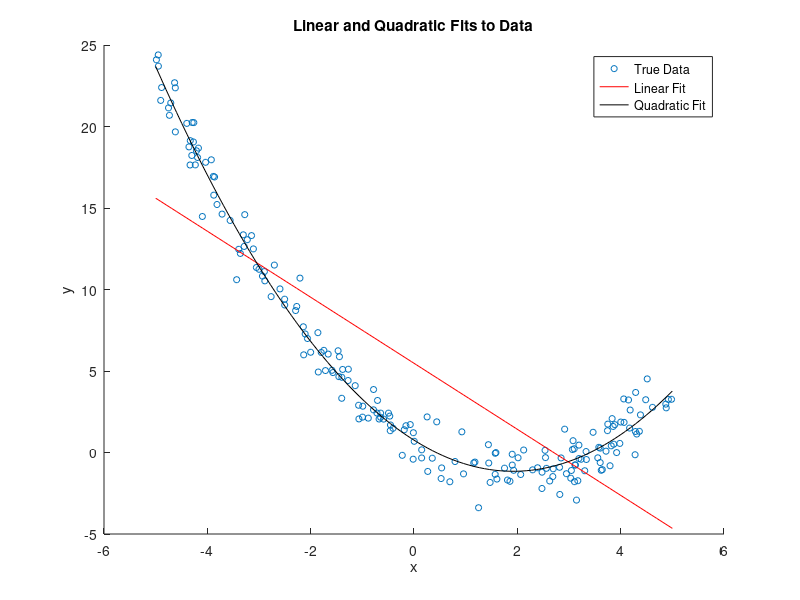

Write the MATLAB code that produced this figure.

% Number of data points
N = 200;

% Generate random values of x uniformly distributed between -5 and 5
x = unifrnd(-5, 5,1,N);

% Parameters for the true model t = w0 + w1*x + w2*x^2 + n
w0 = 1;
w1 = -2;
w2 = 0.5;

% Generate random noise from N(0, 1)
n = normrnd(0,sqrt(1),[1,N]);

% Generate the true values of y using the quadratic model
y_true = w0 + w1 * x + w2 * x.^2 + n;

% Fit a linear model (degree 1) using least squares
linear_coefficients = polyfit(x, y_true, 1);

% Fit a quadratic model (degree 2) using least squares
quadratic_coefficients = polyfit(x, y_true, 2);

% Generate points for the fitted models
x_fit = linspace(-5, 5, 100);
y_linear_fit = polyval(linear_coefficients, x_fit);
y_quadratic_fit = polyval(quadratic_coefficients, x_fit);

% Plot the true data and the fitted models
scatter(x, y_true,20, 'DisplayName', 'True Data');
hold on;
plot(x_fit, y_linear_fit, 'r', 'DisplayName', 'Linear Fit');
plot(x_fit, y_quadratic_fit, 'k', 'DisplayName', 'Quadratic Fit');
hold off;

title('Linear and Quadratic Fits to Data');
xlabel('x');
ylabel('y');
legend('show');
